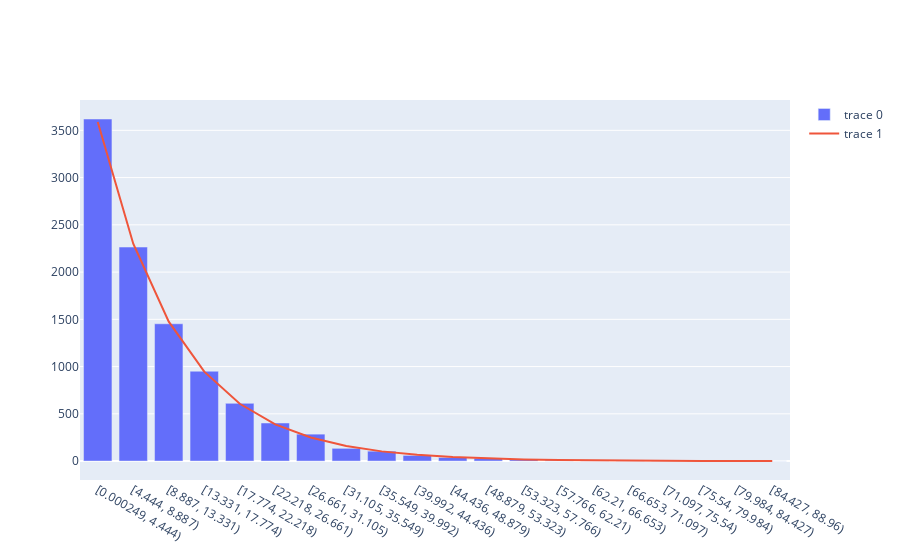

Source (notebook cell):
### Code cell
fig = go.Figure(data=[go.Bar(x=df_cut['cut'].astype('str'), y=df_cut['fsample'])])
fig.add_trace(go.Scatter(x=df_cut['cut'].astype('str'), y=df_cut['p']))
